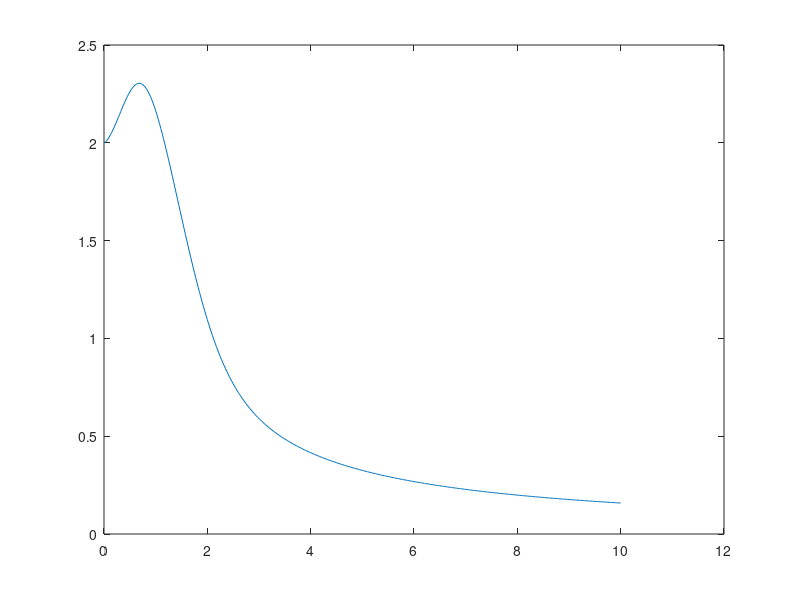

Reproduce this figure in MATLAB.
h = 0.025 ;
n = 10/h+1 ;
x = zeros(n,1) ;
y = zeros(n,1) ;
x(1) = 0;
y(1) = 2;
for i = 1:n-1
    x(i+1) = x(i)+h ;
    k1 = sqrt(x(i)*y(i))*cos(x(i)*y(i)) ;
    k2 = sqrt((x(i)+h/2)*(y(i)+h*k1/2))*cos((x(i)+h/2)*(y(i)+h*k1/2)) ;
    k3 = sqrt((x(i)+h/2)*(y(i)+h*k2/2))*cos((x(i)+h/2)*(y(i)+h*k2/2)) ;
    k4 = sqrt((x(i)+h)*(y(i)+h*k3))*cos((x(i)+h)*(y(i)+h*k3)) ;
    y(i+1) = y(i)+(k1+2*k2+2*k3+k4)*h/6 ;
end
plot(x,y);